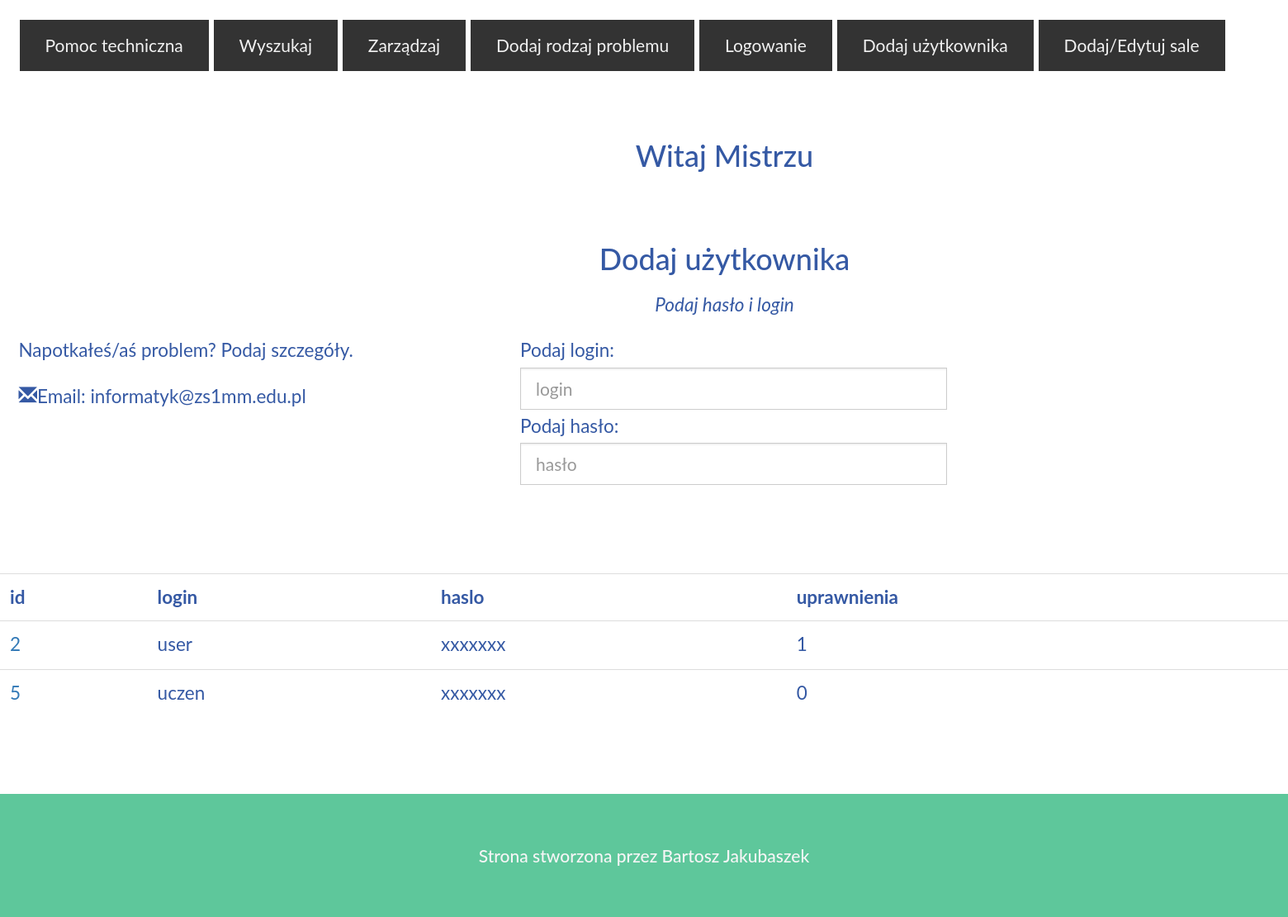
The page /user.php (signed in) on the database its author committed.
### tables this page shows
CREATE TABLE `user` (
  `id` int(11) NOT NULL,
  `login` varchar(20) NOT NULL,
  `haslo` varchar(32) NOT NULL,
  `uprawnienia` int(1) NOT NULL
);

### user.php (the view, shortened to what this page needs)
<!DOCTYPE html>
<html lang="en">
<head>
  <link rel="stylesheet" href="https://maxcdn.bootstrapcdn.com/bootstrap/3.4.1/css/bootstrap.min.css">
  <link rel="stylesheet" href="styles.css">
</head>
<body>
<?php
include('menu.php');
?>
<div class="container text-center">
  <h3>Witaj Mistrzu</h3>
  <br>
</div>
<div class="container">
  <h3 class="text-center"> Dodaj użytkownika</h3>
  <p class="text-center"><em>Podaj hasło i login</em></p>
  <div class="row test">
    <div class="col-md-4">
      <p>Napotkałeś/aś problem? Podaj szczegóły.</p>
      <p><span class="glyphicon glyphicon-envelope"></span>Email: informatyk@zs1mm.edu.pl</p>
    </div>
    <div class="col-md-8">
        <form action="user2.php" method="POST">
        <div class="col-sm-6 form-group">
        Podaj login:<input  class="form-control" id="login" name="login" placeholder="login" type="text" required>
        Podaj hasło:<input  class="form-control" id="password" name="password1" placeholder="hasło" type="text" required>
    </div>
        <div class="col-md-12 form-group">
</form>
        </div>
      </div>
      <?php
$servername = "localhost";
$username = "root";
$password = "";
$dbname = "pomoc_techniczna";
$conn = mysqli_connect($servername, $username, $password,$dbname);
$sql = "select * from user";
$result = mysqli_query($conn,$sql);
echo "<form action='user_1.php' method='POST'>";
echo "<table class='table table-sm  '>
<tr>
<th >id</th>
<th >login</th>
<th >haslo</th>
<th >uprawnienia</th>
</tr>";
while($row = mysqli_fetch_array($result))
{
echo "<td><a href='wyloguj.php'>" . $row['id'] . "</a></td>";
echo "<td>" . $row['login'] . "</td>";
echo "<td>" . "xxxxxxx" . "</td>";
echo "<td>" . $row['uprawnienia'] . "</td>";
}
echo "</table>";
echo "          <input type='submit' class='btn pull-right'></submit>
</form>";
?>
    </div>
<footer class="text-center">
  <h5>
  <p>Strona stworzona przez <a href="http://zs1mm.edu.pl/#/" data-toggle="tooltip" title="Odwiedź stronę szkoły">Bartosz Jakubaszek</a></p>
</h5></footer>
</body>
</html>

### styles.css (style rules this page uses)
body { font: 400 15px/1.8 Lato, sans-serif; color: #3559a4; zoom: 150%; }
footer { position: static; bottom:0; width: 100%; background-color: #2d2d30; color: #f5f5f5; padding: 32px; background-color: #5ec79b; }
footer a { color: #f5f5f5; }
.form-control { border-radius: 0; }

### user.php (style rules this page uses)
footer { background-color: #5ec79b; color: #f5f5f5; }
footer a { color: #f5f5f5; }

### rows shown on the page
user: id "2", login "user", uprawnienia "1"
user: id "5", login "uczen", uprawnienia "0"
